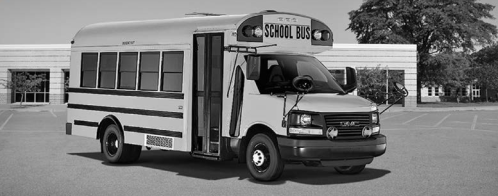
#> input picture input1.PNG, 498 x 196 px, given in place of pos-1.pgm, which was not available
$ python TryCustomClass.py
#> lines starting #> are read from the running program, lines starting #| are printed output that depends on the picture; pictures that were not available may be replaced by others from this repository, and a replacement may not be noted
### Tracking/DetectingCars.py
import cv2 as cv
import numpy as np
from os.path import join

datapath = "../Tracking/CarData/TrainImages/"

def path(cls, i):
    return "%s/%s%d.pgm" % (datapath, cls, i + 1)

pos, neg = "pos-", "neg-"

detect = cv.SIFT_create()
extract = cv.SIFT_create()

flann_params = dict(algorithm=1, trees=5)
matcher = cv.FlannBasedMatcher(flann_params, {})


bow_kmeans_trainer = cv.BOWKMeansTrainer(40)
extract_bow = cv.BOWImgDescriptorExtractor(extract, matcher)


def extract_sift(fn):
    im = cv.imread(fn, 0)
#> im: shape (196, 498); min 0, max 254, mean 118.5
    return extract.compute(im, detect.detect(im))[1]
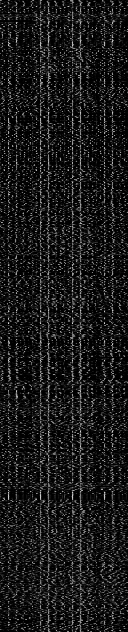
#> returned value: shape (632, 128) float32; min 0, max 213, mean 25.4


for i in range(8):
    bow_kmeans_trainer.add(extract_sift(path(pos, i)))
    bow_kmeans_trainer.add(extract_sift(path(neg, i)))
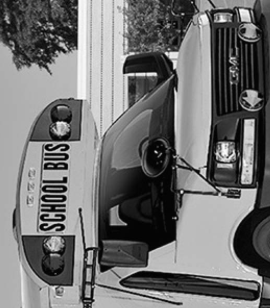
#> input picture input2.PNG, 270 x 308 px, given in place of neg-1.pgm, which was not available
#> in extract_sift (call 2), `return extract.compute(im, detect.detect(im))[1]`:
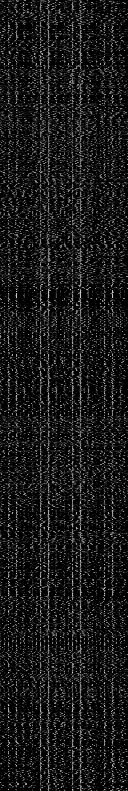
#> returned value: shape (791, 128) float32; min 0, max 215, mean 25.4

voc = bow_kmeans_trainer.cluster()
extract_bow.setVocabulary(voc)


def bow_features(fn):
    im = cv.imread(fn, 0)
    return extract_bow.compute(im, detect.detect(im))


traindata, trainlabels = [], []
for i in range(20):
    traindata.extend(bow_features(path(pos, i)));
    trainlabels.append(1)
    traindata.extend(bow_features(path(neg, i)));
    trainlabels.append(-1)

svm = cv.ml.SVM_create()
svm.train(np.array(traindata), cv.ml.ROW_SAMPLE, np.array(trainlabels))


# [5 lines left out: function predict, not called in this run]

car, notcar = "../Tracking/car.jpg", "../Tracking/not_car.jpg"
car_img = cv.imread(car)
notcar_img = cv.imread(notcar)

car_predict = predict(car)
not_car_predict = predict(notcar)

font = cv.FONT_HERSHEY_SIMPLEX

if (car_predict[1][0][0] == 1.0):
    cv.putText(car_img, 'Car Detected', (10, 30), font, 1, (0, 255, 0), 2, cv.LINE_AA)

if (not_car_predict[1][0][0] == -1.0):
    cv.putText(notcar_img, 'Car Not Detected', (10, 30), font, 1, (0, 0, 255), 2, cv.LINE_AA)

cv.imshow('BOW + SVM Success', car_img)
cv.imshow('BOW + SVM Failure', notcar_img)
cv.waitKey(0)
cv.destroyAllWindows()

### TryCustomClass.py
import cv2 as cv
import numpy as np
#> (the run stopped early here; a loop or call above may not have finished)
